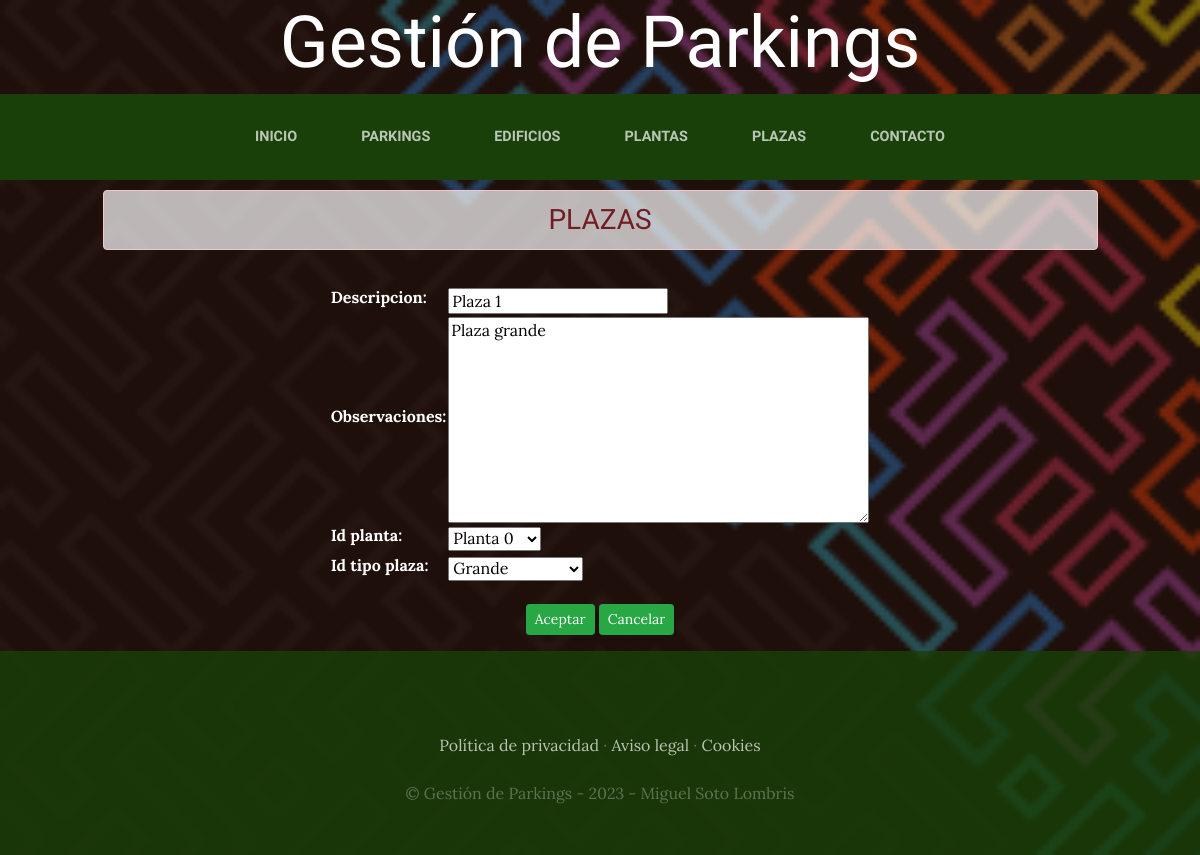
Page /plazas/ActualizarPlaza/1 on the committed database.
### plazas/models.py (models this page shows, shortened)
class Plaza(models.Model):
    descripcion=models.CharField(max_length=50)
    observaciones=models.TextField(max_length=300, null=True, blank=True)
    created=models.DateTimeField(auto_now_add=True)
    updated=models.DateTimeField(auto_now_add=True)
    id_planta=models.ForeignKey(Planta, on_delete=models.CASCADE)
    id_tipo_plaza=models.ForeignKey(TipoPlaza, on_delete=models.CASCADE)
    class Meta:
        verbose_name='plaza'
        verbose_name_plural='plazas'

### plantas/models.py (models this page shows)
class Planta(models.Model):
    descripcion=models.CharField(max_length=50)
    max_plazas=models.IntegerField(blank=False, default=0)
    observaciones=models.TextField(max_length=300, null=True, blank=True)
    created=models.DateTimeField(auto_now_add=True)
    updated=models.DateTimeField(auto_now_add=True)
    id_edificio=models.ForeignKey(Edificio, on_delete=models.CASCADE)
    class Meta:
        verbose_name='planta'
        verbose_name_plural='plantas'
    def __str__(self):
        return self.descripcion

### ParkingLotApp/models.py (models this page shows)
class TipoPlaza(models.Model):
    descripcion=models.CharField(max_length=50)
    ancho=models.FloatField()
    largo=models.FloatField()
    discap=models.BooleanField(default=False)
    created=models.DateTimeField(auto_now_add=True)
    updated=models.DateTimeField(auto_now_add=True)
    class Meta:
        verbose_name='tipoPlaza'
        verbose_name_plural='tiposPlaza'
    def __str__(self):
        return self.descripcion

### plazas/views.py (the view, shortened to what this page needs)
# urls.py: path('ActualizarPlaza/<int:pk>', PlazaActualizar.as_view(template_name = "plazas/actualizar_plaza.html"), name='ActualizarPlaza'),
class PlazaActualizar(SuccessMessageMixin, UpdateView):
    model = Plaza # Llamamos a la clase 'Plaza' que se encuentra en nuestro archivo 'models.py'
    form = Plaza # Definimos nuestro formulario con el nombre de la clase o modelo 'Plaza'
    fields = "__all__" # Le decimos a Django que muestre todos los campos de la tabla 'Plaza' de nuestra Base de Datos
    success_message = 'Plaza Actualizada Correctamente' # Mostramos este Mensaje si el Plaza se edita correctamente

### plazas/templates/plazas/actualizar_plaza.html (shortened to what this page needs)
{% extends "ParkingLotApp/base.html" %}
{% load static %}
{% block content %}
<div class="row">
  <div class="col-lg-1">&nbsp;</div>
  <div class="col-lg-10 text-center text-uppercase"><h3 class="alert alert-danger text-center" style="background-color: rgba(255,255,255, 0.7); margin-top:10px;">Plazas</h3></div>
  <div class="col-lg-1">&nbsp;</div>
</div>
<form method="post" enctype="multipart/form-data">
    <table style="color:white; margin:20px auto;">{{form.as_table}}</table>
    <div class="text-center">
      <button type="submit" class="btn btn-sm btn-success">Aceptar</button>
      <a href="../" type="submit" class="btn btn-sm btn-success">Cancelar</a>
    </div>
  </form>
{% endblock %}

### ParkingLotApp/static/ParkingLotApp/css/gestion.css (style rules this page uses)
body { font-family: 'Lora'; background: linear-gradient(rgba(47, 23, 15, 0.65), rgba(47, 23, 15, 0.65)), url("../img/fondo.png"); background-attachment: fixed; background-position: center; background-size: cover; }
h1, h2, h3, h4, h5, h6 { font-family: 'Raleway'; }
.btn { box-shadow: 0px 3px 3px 0px rgba(33, 37, 41, 0.1); }

### rows in the picture
Plaza: descripcion "Plaza 1", observaciones "Plaza grande", id_planta "Planta 0", id_tipo_plaza "Grande"
